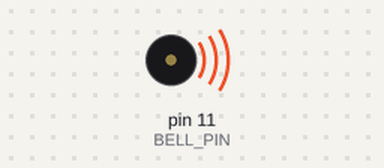
The sketch below on a simulated Arduino Uno, built with avr-gcc and run on an emulated ATmega328P. On the bench: buzzer (waves = sounding). At 0.4 s the program stops and its outputs stay as they are.

Above: at 0.05 s.
Timing chart, 0 to 1.9 s (numbered marks = the images above):
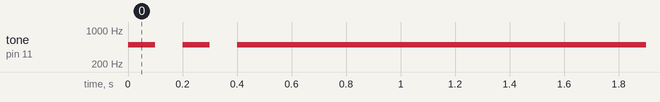

Measured:
- by itself, tone on pin 11 (BELL_PIN): alternates 500 Hz for 0.10 s and silent for 0.10 s, 5 changes in all, then stays 500 Hz

The sketch:

pmch2.ino
```cpp
#include <string.h>

#include "src/calculator/user_app.h"
#include "src/calculator/protocol.h"
#include "src/calculator/parser.h"
#include "src/calculator/checksum.h"
#include "src/calculator/neuton/neuton.h"

#define TURN_OFF_NEUTON

#define BELL_PIN 11

static bool initialised = 0;

static int channel_make_packet(PacketHeader* hdr, void* payload, size_t size, PacketType type, ErrorCode err)
{
  if (!hdr || ((size + sizeof(PacketHeader) + sizeof(uint16_t)) > (parser_buffer_size())))
    return 1;

  if (size && !payload)
    return 2;

  hdr->preamble = PREAMBLE;
  hdr->type = ANS(type);
  hdr->error = err;
  hdr->size = sizeof(PacketHeader) + size + sizeof(uint16_t);

  if (size)
    memcpy(hdr + 1, payload, size);

  uint16_t crc = crc16_table((uint8_t*) hdr, hdr->size - sizeof(uint16_t), 0);
  memcpy((uint8_t*) hdr + hdr->size - sizeof(uint16_t), &crc, sizeof(uint16_t));

  return 0;
}

static inline void channel_send_packet(void* data, size_t size)
{
  Serial.write((const char*) data, size);
}


static void channel_on_valid_packet(void* data, uint32_t)
{
  PacketHeader* hdr = (PacketHeader*) data;

  if (IS_ANS(hdr->type))
    return;

  hdr->size -= sizeof(PacketHeader) + sizeof(uint16_t);

  switch (PACKET_TYPE(hdr->type))
  {
  case TYPE_MODEL_INFO:
  {
    ModelInfo info = app_model_info();

    if (0 == channel_make_packet(hdr, &info, sizeof(info), TYPE_MODEL_INFO, ERROR_SUCCESS))
      channel_send_packet(data, hdr->size);

    app_reset();

    break;
  }

  case TYPE_DATASET_INFO:
  {
    if (hdr->size < sizeof(DatasetInfo))
      break;

    DatasetInfo* info = (DatasetInfo*) (hdr + 1);

    if (0 == app_dataset_info(info))
    {
      if (0 == channel_make_packet(hdr, NULL, 0, TYPE_DATASET_INFO, ERROR_SUCCESS))
        channel_send_packet(data, hdr->size);
    }
    else
    {
      if (0 == channel_make_packet(hdr, NULL, 0, TYPE_ERROR, ERROR_INVALID_SIZE))
        channel_send_packet(data, hdr->size);
    }

    app_reset();

    break;
  }

  case TYPE_DATASET_SAMPLE:
  {
    float* sample = (float*) (hdr + 1);

    uint32_t sz = 0;
    float* result = app_run_inference(sample, hdr->size, &sz);
    if (result && sz)
    {
      if (0 == channel_make_packet(hdr, result, sz, TYPE_DATASET_SAMPLE, ERROR_SUCCESS))
        channel_send_packet(data, hdr->size);
    }
    else
    {
      if (0 == channel_make_packet(hdr, NULL, 0, TYPE_ERROR, result ? ERROR_INVALID_SIZE : ERROR_NO_MEMORY))
        channel_send_packet(data, hdr->size);
    }

    break;
  }

  case TYPE_PERF_REPORT:
  {
    PerformanceReport report;

    report.ramUsage = neuton_model_ram_usage();
    report.ramUsageCur = neuton_model_ram_usage();
    report.bufferSize = parser_buffer_size();
    report.flashUsage = app_model_size();
    report.freq = F_CPU;

    CalculatorStats stats = app_get_stats();

    report.usSampleAvg = stats.usSampleAvg;
    report.usSampleMin = stats.usSampleMin;
    report.usSampleMax = stats.usSampleMax;

    if (0 == channel_make_packet(hdr, &report, sizeof(report), TYPE_PERF_REPORT, ERROR_SUCCESS))
      channel_send_packet(data, hdr->size);

    break;
  }

  case TYPE_ERROR:
  default:
    break;
  }
}


#ifndef TURN_OFF_NEUTON
void channel_init(uint32_t size)
{
  initialised = (0 == parser_init(channel_on_valid_packet, size));
}
#endif

extern "C" void bell_ON(uint32_t Freq)
{
  tone(BELL_PIN, Freq);
}

extern "C" void bell_OFF(void)
{
  noTone(BELL_PIN);
}

void setup()
{
  bell_OFF();

#ifndef TURN_OFF_NEUTON
  initialised = (0 == app_init());
  initialised &= (0 == parser_init(channel_on_valid_packet, app_inputs_size()));
#endif

  Serial.begin(230400);
}

void loop()
{
  if (!initialised)
  {
    while(1)
    {
      bell_ON(500);
      delay(100);
      bell_OFF();
      delay(100);
    }
  }

#ifndef TURN_OFF_NEUTON
  while (Serial.available() > 0)
    parser_parse(Serial.read());
#endif
}
```

checksum.h
```cpp
#ifndef CHECKSUM_H
#define CHECKSUM_H


#include <stdint.h>

#ifdef __cplusplus
extern "C" {
#endif

uint16_t crc16_table(uint8_t* btData, uint32_t wLen, uint16_t prev);

#ifdef __cplusplus
}
#endif

#endif // CHECKSUM_H
```

model.h
```cpp
#ifndef NEUTON_MODEL_MODEL_H
#define NEUTON_MODEL_MODEL_H

#ifdef __cplusplus
extern "C"
{
#endif

/* Model info */
#define NEUTON_MODEL_HEADER_VERSION 3
#define NEUTON_MODEL_QLEVEL 8
#define NEUTON_MODEL_FLOAT_SUPPORT 0
#define NEUTON_MODEL_TASK_TYPE 1  // binary classification
#define NEUTON_MODEL_NEURONS_COUNT 9
#define NEUTON_MODEL_WEIGHTS_COUNT 51
#define NEUTON_MODEL_INPUTS_COUNT 5
#define NEUTON_MODEL_INPUT_LIMITS_COUNT 5
#define NEUTON_MODEL_OUTPUTS_COUNT 2
#define NEUTON_MODEL_LOG_SCALE_OUTPUTS 0
#define NEUTON_MODEL_HAS_CLASSES_RATIO 0
#define NEUTON_MODEL_HAS_NEGPOS_RATIO 0

/* Preprocessing */
#define NEUTON_PREPROCESSING_ENABLED 0
#define NEUTON_DROP_ORIGINAL_FEATURES 0
#define NEUTON_BITMASK_ENABLED 1
#define NEUTON_INPUTS_IS_INTEGER 0
#define NEUTON_MODEL_SA_PRECISION 24

/* Types */
typedef float input_t;
typedef float extracted_feature_t;
typedef uint8_t coeff_t;
typedef int8_t weight_t;
typedef int32_t acc_signed_t;
typedef uint32_t acc_unsigned_t;
typedef uint8_t sources_size_t;
typedef uint8_t weights_size_t;
typedef uint8_t neurons_size_t;

/* Limits */
static const input_t modelInputMin[] = {
	19.1, 16.745001, 0, 412.75, 0.0028686963 };
static const input_t modelInputMax[] = {
	23.18, 39.1175, 732.75, 2028.5, 0.0064760135 };

static const uint8_t modelUsedInputsMask[] = { 0x1f };

/* Structure */
static const weight_t modelWeights[] = {
	-7, -103, -126, -81, 109, 71, 91, -37, 38, -46, 58, -31, -1, -125, 74,
	98, -128, 13, -128, -116, -128, 52, -35, 8, -128, 121, -12, -112, 116,
	-78, 20, -128, 8, -11, 10, -18, 103, -23, 113, -25, -36, -8, -128, 108,
	39, -79, -84, -67, 126, -122, 44 };

static const sources_size_t modelLinks[] = {
	0, 1, 2, 3, 4, 5, 0, 1, 2, 3, 4, 5, 0, 1, 1, 3, 4, 5, 0, 1, 2, 0, 1, 5,
	0, 1, 2, 3, 4, 5, 3, 4, 0, 3, 4, 5, 0, 2, 5, 5, 0, 1, 4, 1, 3, 5, 1, 3,
	4, 7, 5 };

static const weights_size_t modelIntLinksBoundaries[] = {
	0, 7, 14, 21, 25, 32, 39, 43, 50 };
static const weights_size_t modelExtLinksBoundaries[] = {
	6, 12, 18, 24, 30, 36, 40, 46, 51 };

static const coeff_t modelFuncCoeffs[] = {
	160, 69, 145, 158, 157, 126, 78, 157, 90 };
static const uint8_t modelFuncTypes[] = { 0, 0, 0, 0, 0, 0, 0, 0, 0 };

static const neurons_size_t modelOutputNeurons[] = { 6, 8 };

#ifdef __cplusplus
}
#endif

#endif // NEUTON_MODEL_MODEL_H
```

neuton.h
```cpp
#ifndef NEUTON_H
#define NEUTON_H

#include <stdint.h>
#include "model/model.h"

#ifdef __cplusplus
extern "C"
{
#endif


#if (NEUTON_MODEL_HEADER_VERSION < 3)
typedef float input_t;
#endif

///
/// \brief Get element count of array that you should pass to neuton_model_set_inputs() function
/// \return Array elements count
///
uint16_t neuton_model_inputs_count();

///
/// \brief Set input values
/// \param inputs - input_t[] array of neuton_model_inputs_count() elements
/// \return Zero if model ready for prediction. Result < 0 indicates error, result > 0 - model not ready for prediction.
///
int8_t neuton_model_set_inputs(input_t* inputs);

///
/// \brief Reset input values
///
void neuton_model_reset_inputs();

///
/// \brief Get element count of array that neuton_model_run_inference() returns
/// \return Array elements count
///
uint16_t neuton_model_outputs_count();

///
/// \brief Make a prediction
/// \param index - pointer to predicted class variable (binary/multi classification). Can be NULL.
/// \param outputs - float[] array of neuton_model_outputs_count() elements, contains predicted target variable
///                  (for regression task) or probabilities of each class (binary/multi classification).
/// \return Zero on successful prediction. Result > 0 - model not ready for prediction.
///
int8_t neuton_model_run_inference(uint16_t* index, float** outputs);

///
/// \brief Task types
///
typedef enum
{
	TASK_MULTICLASS_CLASSIFICATION = 0,
	TASK_BINARY_CLASSIFICATION     = 1,
	TASK_REGRESSION                = 2
}
TaskType;

///
/// \brief Get task type
/// \return Task type value
///
TaskType neuton_model_task_type();

///
/// \brief Get model quantization level
/// \return Quantization level (possible values: 8, 16, 32)
///
uint8_t neuton_model_quantization_level();

///
/// \brief Get float support flag
/// \return Flag value (possible values: 0, 1)
///
uint8_t neuton_model_float_calculations();

///
/// \brief Get model neurons count
/// \return Neurons count
///
uint16_t neuton_model_neurons_count();

///
/// \brief Get model weights count
/// \return Weights count
///
uint32_t neuton_model_weights_count();

///
/// \brief Get element count of input normalization array
/// \return Array elements count
///
uint16_t neuton_model_inputs_limits_count();

///
/// \brief Get window size
/// \return Window size
///
uint16_t neuton_model_window_size();

///
/// \brief Get model RAM usage
/// \return RAM usage in bytes
///
uint32_t neuton_model_ram_usage();

///
/// \brief Get model size
/// \return Model size without meta information
///
uint32_t neuton_model_size();

///
/// \brief Get model & meta information size
/// \return Model size with meta information
///
uint32_t neuton_model_size_with_meta();

#ifdef __cplusplus
}
#endif

#endif // NEUTON_H
```

normalize.c
```cpp
#include "normalize.h"

void neuton_preprocessing_block_normalize(const float *src, float *dst, size_t count, float min, float max)
{
	float diff = max - min;

	for (size_t i = 0; i < count; ++i)
	{
		float result = src[i] - min;

		if (diff)
			result /= diff;

		if (result > 1.0)
			result = 1.0;
		if (result < 0.0)
			result = 0.0;

		dst[i] = result;
	}
}
```

normalize.h
```cpp
#ifndef NEUTON_PREPROCESSING_BLOCKS_NORMALIZE_H
#define NEUTON_PREPROCESSING_BLOCKS_NORMALIZE_H

#include <stddef.h>

#ifdef __cplusplus
extern "C" {
#endif

///
/// \brief Normalize float array to range 0..1
/// \param src - array to be normalized
/// \param dst - destination array to store normalized values (may be same as @src)
/// \param count - elements count in array
/// \param min - minimum value
/// \param max - maximum value
///
void neuton_preprocessing_block_normalize(const float* src, float *dst, size_t count, float min, float max);

#ifdef __cplusplus
}  // extern "C"
#endif

#endif // NEUTON_PREPROCESSING_BLOCKS_NORMALIZE_H
```

parser.c
```cpp
#include <stddef.h>
#include <string.h>

#include "parser.h"
#include "checksum.h"
#include "protocol.h"


typedef enum
{
	PREAMBLE_1 = 0,
	PREAMBLE_2,
	SIZE,
	TYPE,
	ERROR_CODE,
	RESERVED_BYTES,
	PAYLOAD
}
State;

typedef struct
{
	State           state;
	uint32_t        counter;
	uint32_t        pos;
	uint8_t*        buffer;
	valid_packet_cb callback;
	uint32_t        bufferSize;
}
Parser;

static Parser parser = { 0 };


uint32_t parser_buffer_size()
{
	return parser.bufferSize;
}


uint8_t parser_init(valid_packet_cb callback, uint32_t size)
{
	const uint32_t reportSize =  sizeof(PacketHeader) + sizeof(uint16_t) + sizeof(PerformanceReport);
	parser.bufferSize = sizeof(PacketHeader) + sizeof(uint16_t) + sizeof(float) * size;

	if (parser.bufferSize < reportSize)
		parser.bufferSize = reportSize;

	parser.buffer = malloc(parser.bufferSize);
	parser.callback = callback;

	return parser.buffer != NULL ? 0 : 1;
}


void parser_parse(uint8_t data)
{
	Parser* p = &parser;
	PacketHeader* hdr = (PacketHeader*) parser.buffer;

	switch (p->state)
	{
	case PREAMBLE_1:
		if (data == ((PREAMBLE >> 0) & 0xff))
		{
			p->state = PREAMBLE_2;
			p->pos = 0;
			p->counter = 0;
			p->buffer[p->pos++] = data;
		}
		break;

	case PREAMBLE_2:
		if (data == ((PREAMBLE >> 8) & 0xff))
		{
			p->buffer[p->pos++] = data;
			p->state = hdr->preamble == PREAMBLE ? SIZE : PREAMBLE_1;
		}
		else
			p->state = PREAMBLE_1;
		break;

	case SIZE:
		p->buffer[p->pos++] = data;
		if (++p->counter >= sizeof(hdr->size))
		{
			p->state = (hdr->size <= p->bufferSize) &&
					(hdr->size >= (sizeof(PacketHeader) + sizeof(uint16_t)))
					? TYPE : PREAMBLE_1;
		}
		break;

	case TYPE:
		p->buffer[p->pos++] = data;
		p->state = ERROR_CODE;
		break;

	case ERROR_CODE:
		p->buffer[p->pos++] = data;
		p->state = RESERVED_BYTES;
		p->counter = sizeof(hdr->reserved);
		break;

	case RESERVED_BYTES:
		p->buffer[p->pos++] = data;
		if (--p->counter <= 0)
		{
			p->counter = hdr->size - sizeof(PacketHeader);
			p->state = p->counter >= sizeof(uint16_t) ? PAYLOAD : PREAMBLE_1;
		}
		break;

	case PAYLOAD:
		p->buffer[p->pos++] = data;
		if (--p->counter <= 0)
		{
			p->state = PREAMBLE_1;
			p->pos -= sizeof(uint16_t);

			uint16_t crc_packet;
			memcpy(&crc_packet, &p->buffer[p->pos], sizeof(uint16_t));

			if (crc_packet == crc16_table(p->buffer, hdr->size - sizeof(uint16_t), 0))
			{
				p->callback(p->buffer, hdr->size);
			}
		}
		break;

	default:
		break;
	}
}


void parser_reset()
{
	parser.state = PREAMBLE_1;
}
```

parser.h
```cpp
#ifndef PARSER_H
#define PARSER_H


#include <stdint.h>

#ifdef __cplusplus
extern "C" {
#endif

typedef void (*valid_packet_cb)(void* data, uint32_t size);


uint8_t parser_init(valid_packet_cb callback, uint32_t size);
uint32_t parser_buffer_size();
void parser_parse(uint8_t data);
void parser_reset();

#ifdef __cplusplus
}
#endif

#endif // PARSER_H
```

protocol.h
```cpp
#ifndef PROTOCOL_H
#define PROTOCOL_H

#include <stdint.h>

#ifdef __cplusplus
extern "C" {
#endif

//
// Byte order: little endian
// Packet structure:
// - header
// - data (optional, depends on packet type)
// - crc16 (Xmodem)
//


typedef struct
{
	uint16_t preamble;      // Must be equal PREAMBLE macro
	uint16_t size;          // Size including checksum
	uint8_t  type;          // Packet type: for answers MSB should be set
	uint8_t  error;         // Error code
	uint8_t  reserved[2];
}
PacketHeader;


#define PREAMBLE          (0x55AA)
#define ANS(type)         ((type) |  (1u<<7))
#define IS_ANS(type)      ((type) &  (1u<<7))
#define PACKET_TYPE(type) ((type) & ~(1u<<7))


typedef enum
{
	TYPE_ERROR = 0,
	TYPE_MODEL_INFO,
	TYPE_DATASET_INFO,
	TYPE_DATASET_SAMPLE,
	TYPE_PERF_REPORT,
}
PacketType;


typedef enum
{
	ERROR_SUCCESS = 0,
	ERROR_INVALID_SIZE,
	ERROR_NO_MEMORY,
	ERROR_SEND_AGAIN
}
ErrorCode;


typedef struct
{
	uint16_t rowsCount;         // Rows count in dataset sample (with BIAS)
	uint16_t reverseByteOrder;  // Reverse bytes order flag
}
DatasetInfo;


typedef struct
{
	uint16_t rowsCount;         // Rows count in result
	uint16_t taskType;          // Task type
}
ModelInfo;


typedef struct
{
	float usSampleMin;      // Minimum calculating time per sample
	float usSampleMax;      // Maximum calculating time per sample
	float usSampleAvg;      // Average calculating time per sample
	uint32_t ramUsageCur;   // Current RAM usage, bytes
	uint32_t ramUsage;      // Total RAM usage, bytes
	uint32_t bufferSize;    // IO buffer size, bytes
	uint32_t flashUsage;    // Model size in flash, bytes
	uint32_t freq;          // CPU frequency, Hz
}
PerformanceReport;

#ifdef __cplusplus
}
#endif

#endif // PROTOCOL_H
```

timer.h
```cpp
#ifndef TIMER_H
#define TIMER_H


#ifdef __cplusplus
extern "C" {
#endif

void timer_init();
void timer_start();
void timer_stop();
unsigned long timer_value_us();

#ifdef __cplusplus
}
#endif

#endif // TIMER_H
```

user_app.c
```cpp
#include <string.h>

#include "user_app.h"
#include "timer.h"

#include "neuton/neuton.h"

typedef struct
{
	uint32_t        reverseByteOrder;
	CalculatorStats stats;
	float			times[10];
	uint32_t		bufferLength;
	float			sum;
	uint32_t		pos;
}
AppContext;


static AppContext app = { 0 };
static float usSample = 0;

void bell_ON(uint32_t Freq);
void bell_OFF(void);


inline ModelInfo app_model_info()
{
	ModelInfo info;

	info.rowsCount = neuton_model_outputs_count();
	info.taskType = neuton_model_task_type();

	return info;
}


inline int app_dataset_info(DatasetInfo* info)
{
	app.reverseByteOrder = info->reverseByteOrder;
	return info->rowsCount == app_inputs_size() ? 0 : 1;
}


inline uint32_t app_inputs_size()
{
	return neuton_model_inputs_count() + 1;
}


inline uint32_t app_model_size()
{
	return neuton_model_size_with_meta();
}


inline void app_reset_stats(CalculatorStats *stats)
{
	stats->usSampleMin = 1000000000.0;
	stats->usSampleMax = 0.0;
	stats->usSampleAvg = 0.0;
}


inline CalculatorStats app_get_stats()
{
	return app.stats;
}


inline void app_reset()
{
	app_reset_stats(&app.stats);

	memset(app.times, 0, sizeof(app.times));
	app.sum = 0;
	app.pos = 0;
	app.bufferLength = sizeof(app.times) / sizeof(app.times[0]);

 	bell_OFF();
}

#if defined(NEUTON_MEMORY_BENCHMARK)
uint32_t _NeutonExtraMemoryUsage()
{
	return memUsage;
}
#endif

uint8_t app_init()
{
	app_reset();
	timer_init();

	return 0;
}


static inline void Reverse4BytesValuesBuffer(void* buf, uint32_t valuesCount)
{
	uint32_t* n = buf;
	uint32_t i;

	for (i = 0; i < valuesCount; ++i)
	{
		*n = (*n & 0x000000FFu) << 24 | (*n & 0x0000FF00u) << 8 | (*n & 0x00FF0000u) >> 8 | (*n & 0xFF000000u) >> 24;
		++n;
	}
}


inline float* app_run_inference(float* sample, uint32_t size_in, uint32_t *size_out)
{
	if (!sample || !size_out)
		return NULL;

	if (size_in / sizeof(float) != app_inputs_size())
		return NULL;

	*size_out = sizeof(float) * neuton_model_outputs_count();

	if (app.reverseByteOrder)
		Reverse4BytesValuesBuffer(sample, app_inputs_size());

	if (neuton_model_set_inputs(sample) == 0)
	{
		uint16_t predictedClass;
		float* probabilities;

		timer_start();
		if (neuton_model_run_inference(&predictedClass, &probabilities) == 0)
		{
			timer_stop();
			usSample = timer_value_us();

			CalculatorStats *stats = &app.stats;

			if (stats->usSampleMin > usSample)
				stats->usSampleMin = usSample;

			if (stats->usSampleMax < usSample)
				stats->usSampleMax = usSample;

			if (app.sum == 0)
			{
				app.sum = usSample * (float) app.bufferLength;
				uint32_t i;
				for (i = 0; i < app.bufferLength; i++)
					app.times[i] = usSample;
			}

			app.sum = app.sum - app.times[app.pos] + usSample;
			app.times[app.pos++] = usSample;
			app.pos %= app.bufferLength;
			stats->usSampleAvg = app.sum / (float) app.bufferLength;

			if (probabilities[predictedClass] > 0.5)
			{
				if (predictedClass)
						bell_ON(2000);
				else	bell_ON(5000);
			}
			else	bell_OFF();

			return probabilities;
		}
	}

	return NULL;
}
```

Source omitted: checksum.c (data table, 2368 bytes), neuton.c (15997 bytes), user_app.h (652 bytes)
